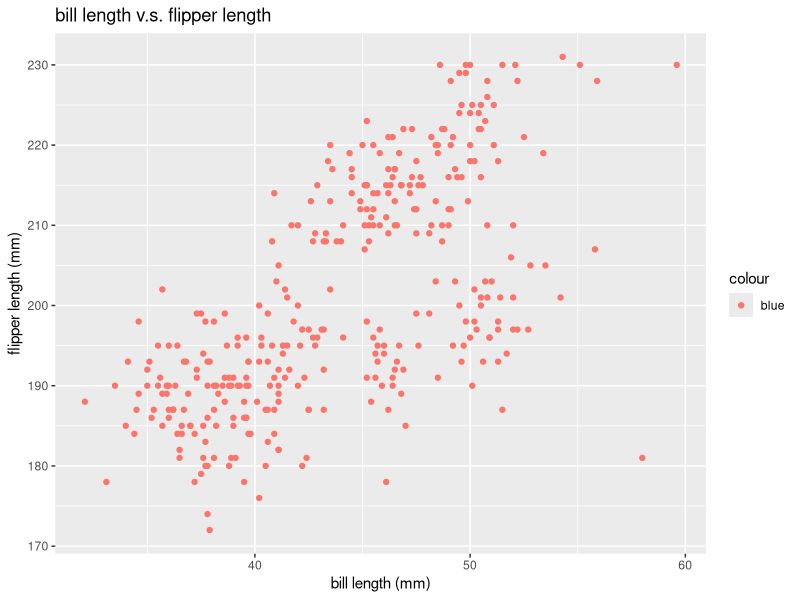

This chart was generated by the following R code:
## ---- chunk 1
data("penguins", package = "palmerpenguins")
penguins_new <- penguins[-c(4,272),]
num_row <- nrow(penguins)
num_col <- ncol(penguins)
mean_flipper <- mean(penguins_new$flipper_length_mm)
mean_flipper
## ---- chunk 2
library(tidyverse)
x_axis <- penguins_new$bill_length_mm
y_axis <- penguins_new$flipper_length_mm
plot = tibble(x = x_axis, y = y_axis)
plot
ggplot(plot,aes(x=x, y=y, color = "blue"))+geom_point()+labs(title = "bill length v.s. flipper length", x = "bill length (mm)",y = "flipper length (mm)")
